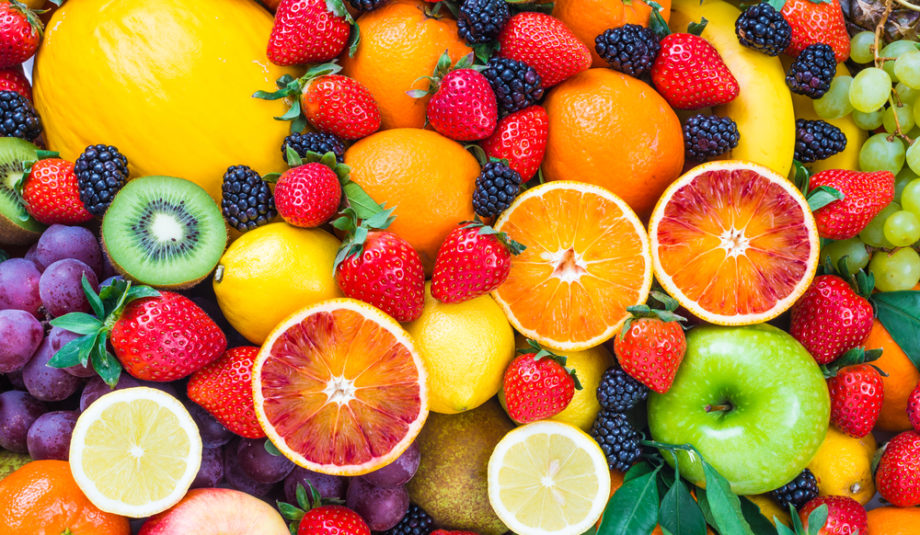
#> input picture frutas.jpg, 920 x 535 px
$ python 'Rotação-de-uma-imagem.py'
#> lines starting #> are read from the running program, lines starting #| are printed output that depends on the picture
import cv2
import numpy as np

imagemOriginal = cv2.imread("frutas.jpg", 0)
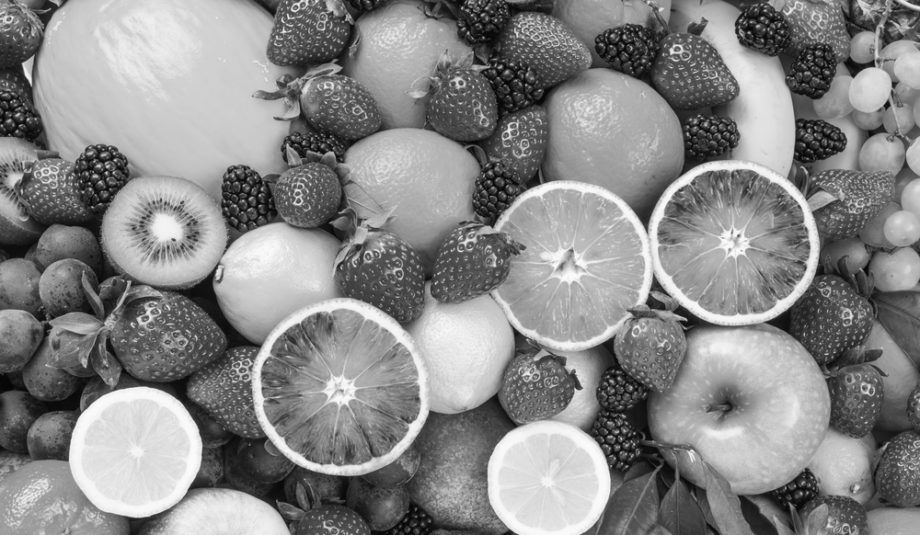
#> imagemOriginal: shape (535, 920); min 0, max 255, mean 135.5
totalLinhas, totalColunas = imagemOriginal.shape
#> totalLinhas = 535; totalColunas = 920

matriz = cv2.getRotationMatrix2D((totalLinhas / 2, totalColunas / 2), 90, 1)

imagemRotacionada = cv2.warpAffine(
    imagemOriginal,
    matriz,
    (totalColunas, totalLinhas)
)
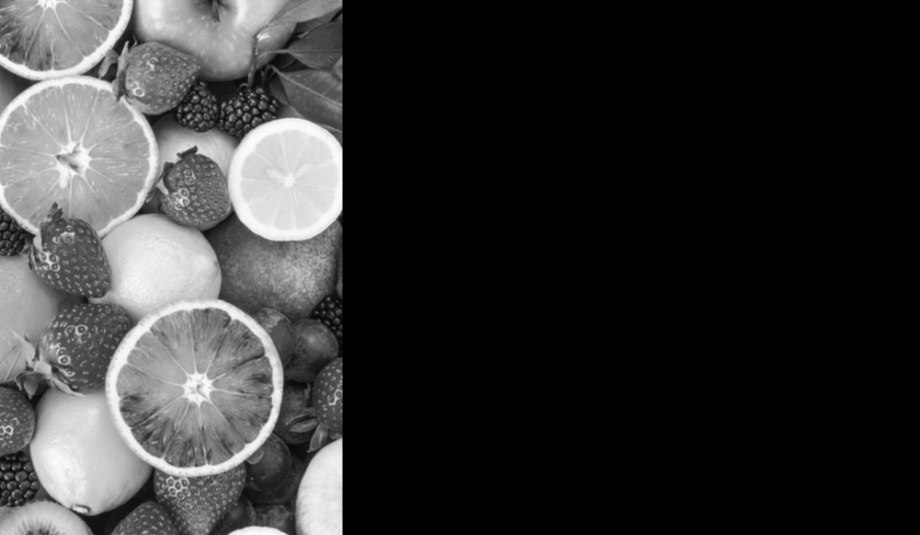
#> imagemRotacionada: shape (535, 920); min 0, max 252, mean 51.9

cv2.imshow("Resultado", imagemRotacionada)

cv2.waitKey(0)
cv2.destroyAllWindows

$ run again, with cat.jpg copied over frutas.jpg
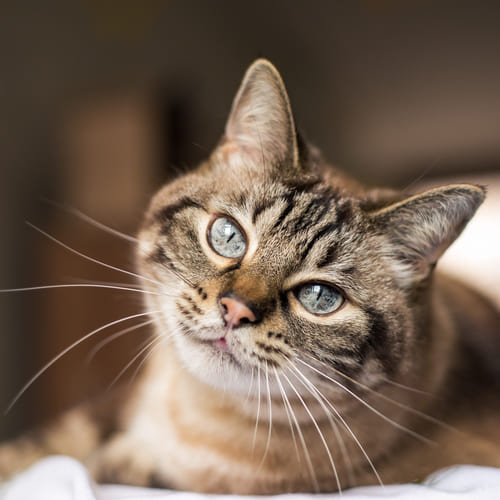
#> input picture cat.jpg, 500 x 500 px
#> `imagemOriginal = cv2.imread("frutas.jpg", 0)`:
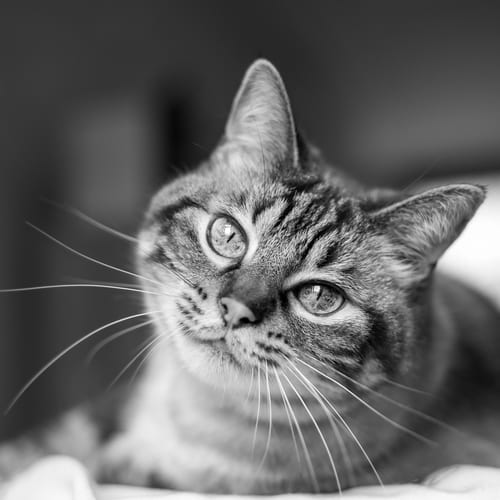
#> imagemOriginal: shape (500, 500); min 0, max 255, mean 101
#> `imagemRotacionada = cv2.warpAffine( imagemOriginal, matriz, (totalColu..`:
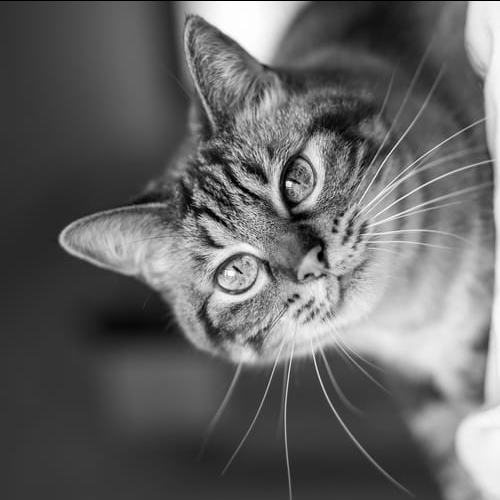
#> imagemRotacionada: shape (500, 500); min 0, max 255, mean 100.9
